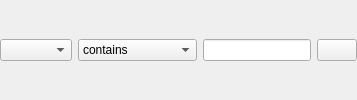
<?xml version="1.0" encoding="UTF-8"?>
<ui version="4.0">
 <class>autoPlaylistRule</class>
 <widget class="QWidget" name="autoPlaylistRule">
  <layout class="QHBoxLayout" name="autoPlaylistRuleLayout">
   <property name="leftMargin">
    <number>0</number>
   </property>
   <property name="topMargin">
    <number>0</number>
   </property>
   <property name="rightMargin">
    <number>0</number>
   </property>
   <property name="bottomMargin">
    <number>0</number>
   </property>
   <item>
    <widget class="QComboBox" name="ruleTagCombo">
     <property name="styleSheet">
      <string notr="true">QComboBox { combobox-popup: 0; }</string>
     </property>
     <property name="maxVisibleItems">
      <number>15</number>
     </property>
    </widget>
   </item>
   <item>
    <widget class="QComboBox" name="ruleComparisonCombo">
     <item>
      <property name="text">
       <string>contains</string>
      </property>
     </item>
     <item>
      <property name="text">
       <string>does not contain</string>
      </property>
     </item>
     <item>
      <property name="text">
       <string>is</string>
      </property>
     </item>
     <item>
      <property name="text">
       <string>is not</string>
      </property>
     </item>
     <item>
      <property name="text">
       <string>starts with</string>
      </property>
     </item>
     <item>
      <property name="text">
       <string>ends with</string>
      </property>
     </item>
     <item>
      <property name="text">
       <string>is greater than</string>
      </property>
     </item>
     <item>
      <property name="text">
       <string>is less than</string>
      </property>
     </item>
    </widget>
   </item>
   <item>
    <widget class="QLineEdit" name="ruleValueEdit"/>
   </item>
   <item>
    <widget class="QPushButton" name="ruleRemoveButton">
     <property name="toolTip">
      <string>Remove this rule</string>
     </property>
     <property name="text">
      <string/>
     </property>
     <property name="icon">
      <iconset>
       <normaloff>assets/minus.svg</normaloff>assets/minus.svg</iconset>
     </property>
    </widget>
   </item>
  </layout>
 </widget>
 <resources/>
 <connections/>
</ui>
